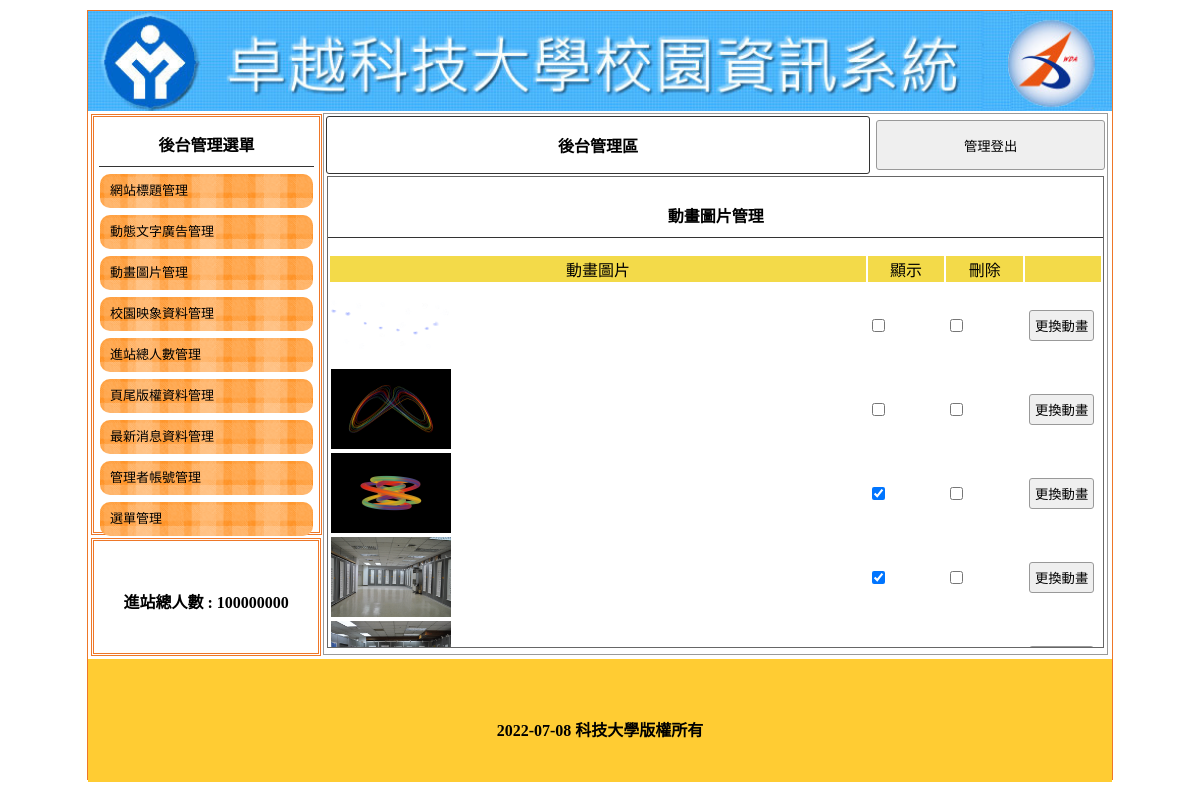
The page /back.php?do=mvim on the database its author committed.
### tables this page shows
CREATE TABLE `title` (
  `id` int(11) UNSIGNED NOT NULL,
  `img` varchar(128) NOT NULL,
  `text` varchar(128) NOT NULL,
  `sh` int(1) UNSIGNED NOT NULL
);

CREATE TABLE `total` (
  `id` int(11) UNSIGNED NOT NULL,
  `total` int(11) UNSIGNED NOT NULL
);

CREATE TABLE `mvim` (
  `id` int(11) UNSIGNED NOT NULL,
  `img` varchar(128) NOT NULL,
  `sh` int(1) UNSIGNED NOT NULL
);

CREATE TABLE `bottom` (
  `id` int(11) UNSIGNED NOT NULL,
  `bottom` varchar(64) NOT NULL
);

### base.php (called while the page is built, shortened)
<?php
class DB
{
  protected $dsn="mysql:host=localhost;charset=utf8;dbname=db15";
  protected $user='root';
  protected $pw='';
  public $table;
  protected $pdo;
  public function __construct($table)
  {
    $this->table=$table;
    $this->pdo=new PDO($this->dsn,$this->user,$this->pw);
  }
  public function all(...$arg){
    $sql="select * from $this->table ";
    return $this->pdo->query($sql)->fetchAll(PDO::FETCH_ASSOC);
  }
  public function find($id){
    $sql="select * from $this->table ";
      if(is_array($id)){
        foreach($id as $key => $value){
          $tmp[]="`$key`='$value'";
        }
        $sql .= " WHERE " . join(" AND ", $tmp);
      }else{
        $sql .= "WHERE `id` = '$id' ";
      }
    return $this->pdo->query($sql)->fetch(PDO::FETCH_ASSOC);
  }
}
class Str{
  public function __construct($table)
  {
    $this->table=$table;
    switch($table){
      case 'mvim':
        $this->header="動畫圖片管理";
        $this->tdHead=["動畫圖片"];
        $this->updateImg="更換動畫";
      break;
    }
  }
}
$Bot=new DB('bottom');
$Total=new DB('total');
$Title=new DB('title');
if(isset($do)){
  $Str=new Str($do);
}
?>

### back/mvim.php (the view, shortened to what this page needs)
<div style="width:99%; height:87%; margin:auto; overflow:auto; border:#666 1px solid;">
    <p class="t cent botli"><?=$Str->header;?></p>
    <form method="post" action="./api/edit.php">
        <table width="100%">
            <tbody>
                <tr class="yel">
                    <td width="70%"><?=$Str->tdHead[0];?></td>
                    <td width="10%">顯示</td>
                    <td width="10%">刪除</td>
                    <td></td>
                </tr>
                <?php
                    $rows=$DB->all();
                    foreach($rows as $row){
                ?>
                <tr>
                    <td>
                        <img src="./img/<?=$row['img'];?>" style="width:120px;height:80px;">
                    </td>
                    <td>
                        <input type="checkbox" name="sh[]" value="<?=$row['id'];?>" <?=($row['sh']==1)?'checked':'';?>>
                    </td>
                    <td>
                        <input type="checkbox" name="del[]" value="<?=$row['id'];?>">
                    </td>
                    <td>
                        <input type="button" value="<?=$Str->updateImg;?>"
                        onclick="op('#cover','#cvr','./modal/upload.php?id=<?=$row['id'];?>&table=<?=$Str->table;?>')">
                    </td>
                </tr>
                <?php
                    }
                ?>
            </tbody>
        </table>
    </form>
</div>

### back.php (shortened to what this page needs)
<?php
	$do=$_GET['do']??'title';
	include "base.php";
	$DB=new DB($do);
?>
<!DOCTYPE html PUBLIC "-//W3C//DTD XHTML 1.0 Transitional//EN" "http://www.w3.org/TR/xhtml1/DTD/xhtml1-transitional.dtd">
<html xmlns="http://www.w3.org/1999/xhtml">
<head>
	<link href="./css/css.css" rel="stylesheet" type="text/css">
</head>
<body>
	<div id="main">
	<?php include "header.php"; ?>
		<div id="ms">
			<div id="lf" style="float:left;">
				<div id="menuput" class="dbor">
					<span class="t botli">後台管理選單</span>
					<a style="color:#000; font-size:13px; text-decoration:none;" href="?do=title">
						<div class="mainmu">網站標題管理 </div>
					</a>
					<a style="color:#000; font-size:13px; text-decoration:none;" href="?do=ad">
						<div class="mainmu">動態文字廣告管理 </div>
					</a>
					<a style="color:#000; font-size:13px; text-decoration:none;" href="?do=mvim">
						<div class="mainmu">動畫圖片管理 </div>
					</a>
					<a style="color:#000; font-size:13px; text-decoration:none;" href="?do=image">
						<div class="mainmu">校園映象資料管理 </div>
					</a>
					<a style="color:#000; font-size:13px; text-decoration:none;" href="?do=total">
						<div class="mainmu">進站總人數管理 </div>
					</a>
					<a style="color:#000; font-size:13px; text-decoration:none;" href="?do=bottom">
						<div class="mainmu">頁尾版權資料管理 </div>
					</a>
					<a style="color:#000; font-size:13px; text-decoration:none;" href="?do=news">
						<div class="mainmu">最新消息資料管理 </div>
					</a>
					<a style="color:#000; font-size:13px; text-decoration:none;" href="?do=admin">
						<div class="mainmu">管理者帳號管理 </div>
					</a>
					<a style="color:#000; font-size:13px; text-decoration:none;" href="?do=menu">
						<div class="mainmu">選單管理 </div>
					</a>
				</div>
				<div class="dbor" style="margin:3px; width:95%; height:20%; line-height:100px;">
					<span class="t">進站總人數 :
					<?=$Total->find(1)['total'];?>
					</span>
				</div>
			</div>
			<div class="di" style="height:540px; border:#999 1px solid; width:76.5%; margin:2px 0px 0px 0px; float:left; position:relative; left:20px;">
				<table width="100%">
					<tbody>
						<tr>
							<td style="width:70%;font-weight:800; border:#333 1px solid; border-radius:3px;" class="cent"><a href="?do=admin" style="color:#000; text-decoration:none;">後台管理區</a></td>
							<td><button onclick="document.cookie=&#39;user=&#39;;location.replace(&#39;?&#39;)" style="width:99%; margin-right:2px; height:50px;">管理登出</button></td>
						</tr>
					</tbody>
				</table>
				<?php
			$file="./back/".$do.".php";
			if(file_exists($file)){
				include $file;
			}else{
				include "./back/title.php";
			}
			?>
			</div>
		</div>
		<?php include "footer.php";?>
	</div>
</body>
</html>

### header.php
<a title="<?= $Title->find(['sh' => 1])['text']; ?>" href="./index.php">
  <div class="ti"
  style="background:url(&#39;img/<?= $Title->find(['sh' => 1])['img']; ?>&#39;); background-size:cover;">
  </div>
</a>

### footer.php
<div style="width:1024px; left:0px; position:relative; background:#FC3; margin-top:4px; height:123px; display:block;">
  <span class="t" style="line-height:123px;">
		<?=$Bot->find(1)['bottom'];?>
	</span>
</div>

### css/css.css (style rules this page uses)
body { padding:0px; margin:0px; }
#main { width:1024px; height:768px; margin:10px auto 10px auto; border:#EE7728 1px solid; position:relative; }
.ti { width:100%; height:100px; position:relative; background-size:cover; background-repeat:no-repeat; }
.dbor { border:#EE7728 double 3px; margin:1px; padding:2px 10px 2px 10px; }
.t { font-weight:800; display:block; text-align:center; padding:10px 1px 10px 1px; }
.botli { border-bottom:#333 1px solid; }
.mainmu { position:relative; border-radius:10px; background:url(../icon/menu.fw.png) center no-repeat; background-size:cover; line-height:30px; padding:2px 10px 2px 10px; margin:7px 1px 7px 1px; }
#lf { height:540px; width:21%; display:inline-block; }
#menuput { width:100%; height:75%; position:relative; padding:5px; display:block; margin: 3px; }
.di { display:inline-block; }
.cent { text-align:center; }
input,button { border:#999 1px solid; border-radius:3px; background:#EFEFEF; padding:5px; margin:3px; }
.yel td { background:#F3DA49; text-align:center; }

### rows shown on the page
title: img (picture)
total: total "100000000"
mvim: img (picture)
mvim: img (picture)
mvim: img (picture), sh "☑"
mvim: img (picture), sh "☑"
mvim: img (picture)
bottom: bottom "2022-07-08 科技大學版權所有"

### other values the page prints
$Str->header "動畫圖片管理"
$Str->tdHead[0] "動畫圖片"
